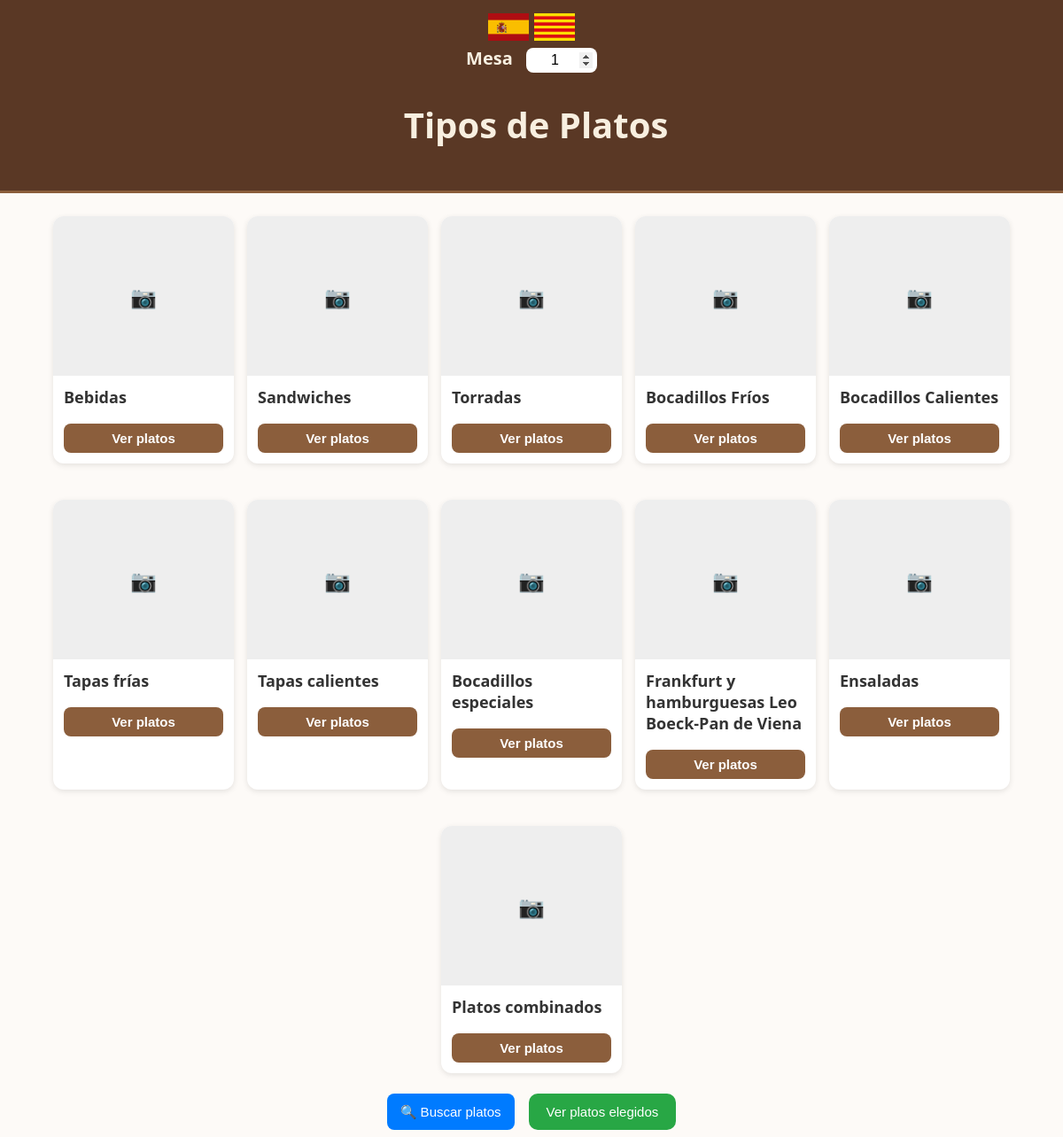
Page /crear_comandas/index.php on the committed database.
### tables this page shows
CREATE TABLE tipos_platos (
    id_tipo INT PRIMARY KEY AUTO_INCREMENT,
    nombre_tipo VARCHAR(100) NOT NULL,
    nombre_tipo_cat VARCHAR(100) NOT NULL,
    imagen_tipo VARCHAR(255) DEFAULT NULL
);

### crear_comandas/funciones.php (the view, shortened to what this page needs)
<?php
function renderItemList($items, $type = 'default', $conn = null)
{
    $html = "<div class='card-grid'>";
    foreach ($items as $item) {
        if ($type == "tipos") {
            $id = $item['id_tipo'];
            $nombre = $item['nombre_tipo'];
            $nombre_cat = $item['nombre_tipo_cat'];
            $imagen = $item['imagen_tipo'];
        } else if ($type == "platos") {
            $id = $item['id_plato'];
            $nombre = $item['nombre_plato'];
            $nombre_cat = $item['nombre_plato_cat'];
            $imagen = $item['imagen_plato'];
        }
        if ($_SESSION["idioma"] == "es") {
            $nombre_plato = $nombre;
            $ver_platos = "Ver platos";
        } else if ($_SESSION["idioma"] == "cat") {
            $nombre_plato = $nombre_cat;
            $nombre_alergeno = "nombre_alergeno_cat";
            $añadir_plato = "Afegir a la llista";
            $ver_platos = "Veure plats";
        }
        $alergenosAttr = !empty($item['alergenos']) ? htmlspecialchars($item['alergenos'], ENT_QUOTES) : '[]';
        $precio = $item['precio'] ?? 0.0;
        $html .= "<div class='card' data-id='{$id}' data-nombre='{$nombre_plato}' data-precio='{$precio}' data-alergenos='{$alergenosAttr}'>";
        if ($imagen) {
            $html .= "<img src='{$imagen}' class='card-img' alt=''>";
        } else {
            $html .= "<div class='card-placeholder'>📷</div>";
        }
        $html .= "<div class='card-body'>";
        $html .= "<h3>{$nombre_plato}</h3>";
        if ($type === 'tipos') {
            $html .= "<button class='btn' onclick='loadPlatos({$id}, \"{$nombre_plato}\")'>{$ver_platos}</button>";
        }
        $html .= "</div></div>";
    }
    $html .= "</div>";
    return $html;
}

### crear_comandas/index.php (shortened to what this page needs)
<?php
require_once 'funciones.php';
$query = $conn->query("SELECT * FROM tipos_platos");
$tipos = $query->fetch_all(MYSQLI_ASSOC);
$idioma = $_SESSION["idioma"];
?>
<!DOCTYPE html>
<html lang="<?php echo $idioma; ?>">
<head>
    <link rel="stylesheet" href="../style.css">
</head>
<body>
    <header>
        <div class="botones_idiomas">
            <img class='bandera' src='../images/spain.png' alt='spain' onclick="cambiarIdioma('es')">
            <img class='bandera' src='../images/catalonia.png' alt='catalonia' onclick="cambiarIdioma('cat')">
        </div>
         <?php
            if ($idioma == "es") {
                echo "Mesa";
            } else if ($idioma == "cat") {
                echo "Taula";
            }
        ?>
        <input type="number" name="id_mesa" id="id_mesa"
               min="1" max="30"
               value="<?php echo $_SESSION["id_mesa"]; ?>"
               oninput="cambiarNumMesa(this)">
        <br>
        <?php
            if ($idioma == "es") {
                echo "<h1>Tipos de Platos</h1>";
            } else if ($idioma == "cat") {
                echo "<h1>Tipus de Plats</h1>";
            }
        ?>
    </header>
    <div id="lista-platos">
        <?php echo renderItemList($tipos, 'tipos'); ?>
    </div>
    <div class="lista-botones">
         <?php
            if ($idioma == "es") {
                echo "<button class='btn-primary' onclick='openBuscadorPlatos()'>🔍 Buscar platos</button>";
                echo "<button id='btnLista' class='btn-success' onclick='openLista()'>Ver platos elegidos</button>";
            } else if ($idioma == "cat") {
                echo "<button class='btn-primary' onclick='openBuscadorPlatos()'>🔍 Buscar plats</button>";
                echo "<button id='btnLista' class='btn-success' onclick='openLista()'>Veure plats escollits</button>";
            }
        ?>
    </div>
</body>
</html>

### style.css (style rules this page uses)
:root { --marron-oscuro: #5a3825; --marron-claro: #8b5e3c; --beige: #f8efe0; --verde: #28a745; --azul: #007bff; --gris-claro: #f5f5f5; --rojo: #dc3545; --dorado: #d4a15d; }
body { font-family: "Segoe UI", Arial, sans-serif; background-color: #fdfaf7; color: #333; margin: 0; padding: 0; }
header { background: var(--marron-oscuro); color: var(--beige); padding: 15px; font-size: 20px; font-weight: bold; text-align: center; border-bottom: 3px solid var(--marron-claro); }
header input[type="number"], header h1 { margin-left: 10px; padding: 5px; border-radius: 8px; border: none; text-align: center; }
header input[type="number"] { width: 70px; font-size: 16px; }
button { cursor: pointer; font-size: 15px; transition: 0.2s ease; }
.btn-primary { background: var(--azul); color: white; border: none; border-radius: 8px; padding: 10px 15px; margin: 8px; }
.btn-success { background: var(--verde); color: white; border: none; border-radius: 8px; padding: 10px 15px; margin: 8px; }
.lista-botones { position: fixed; bottom: 0; left: 50%; transform: translateX(-50%); border: none; z-index: 1001; width: 100%; margin: unset; font-size: 40px; font-weight: bold; display: flex; justify-content: center; }
#btnLista { padding: 12px 20px; background: var(--verde); color: white; border: none; border-radius: 10px; }
.card-grid { display: flex; gap: 15px; flex-direction: row; align-content: center; flex-wrap: wrap; justify-content: center; margin-bottom: 72px; }
.card { background: white; border-radius: 12px; box-shadow: 0 2px 6px rgba(0, 0, 0, 0.1); overflow: hidden; display: flex; flex-direction: column; flex: 1 1 30%; max-width: 17%; margin-top: 26px; }
.card-placeholder { width: 100%; height: 180px; background: #eee; display: flex; justify-content: center; align-items: center; font-size: 24px; color: #999; }
.card-body { padding: 12px; text-align: left; flex: 1; display: flex; flex-direction: column; }
.card-body h3 { margin: 0 0 8px; font-size: 18px; }
.bandera { width: 46px; cursor: pointer; }
.btn, .btn-add { margin-top: 10px; padding: 8px 12px; background: var(--marron-claro); color: #fff; border: none; border-radius: 8px; cursor: pointer; font-weight: 600; transition: all 0.25s ease; }
input[type=number] { -moz-appearance: textfield; }

### rows in the picture
tipos_platos: nombre_tipo "Bebidas", ver_platos "Ver platos"
tipos_platos: nombre_tipo "Sandwiches", ver_platos "Ver platos"
tipos_platos: nombre_tipo "Torradas", ver_platos "Ver platos"
tipos_platos: nombre_tipo "Bocadillos Fríos", ver_platos "Ver platos"
tipos_platos: nombre_tipo "Bocadillos Calientes", ver_platos "Ver platos"
tipos_platos: nombre_tipo "Tapas frías", ver_platos "Ver platos"
tipos_platos: nombre_tipo "Tapas calientes", ver_platos "Ver platos"
tipos_platos: nombre_tipo "Bocadillos especiales", ver_platos "Ver platos"
tipos_platos: nombre_tipo "Frankfurt y hamburguesas Leo Boeck-Pan de Viena", ver_platos "Ver platos"
tipos_platos: nombre_tipo "Ensaladas", ver_platos "Ver platos"
tipos_platos: nombre_tipo "Platos combinados", ver_platos "Ver platos"
